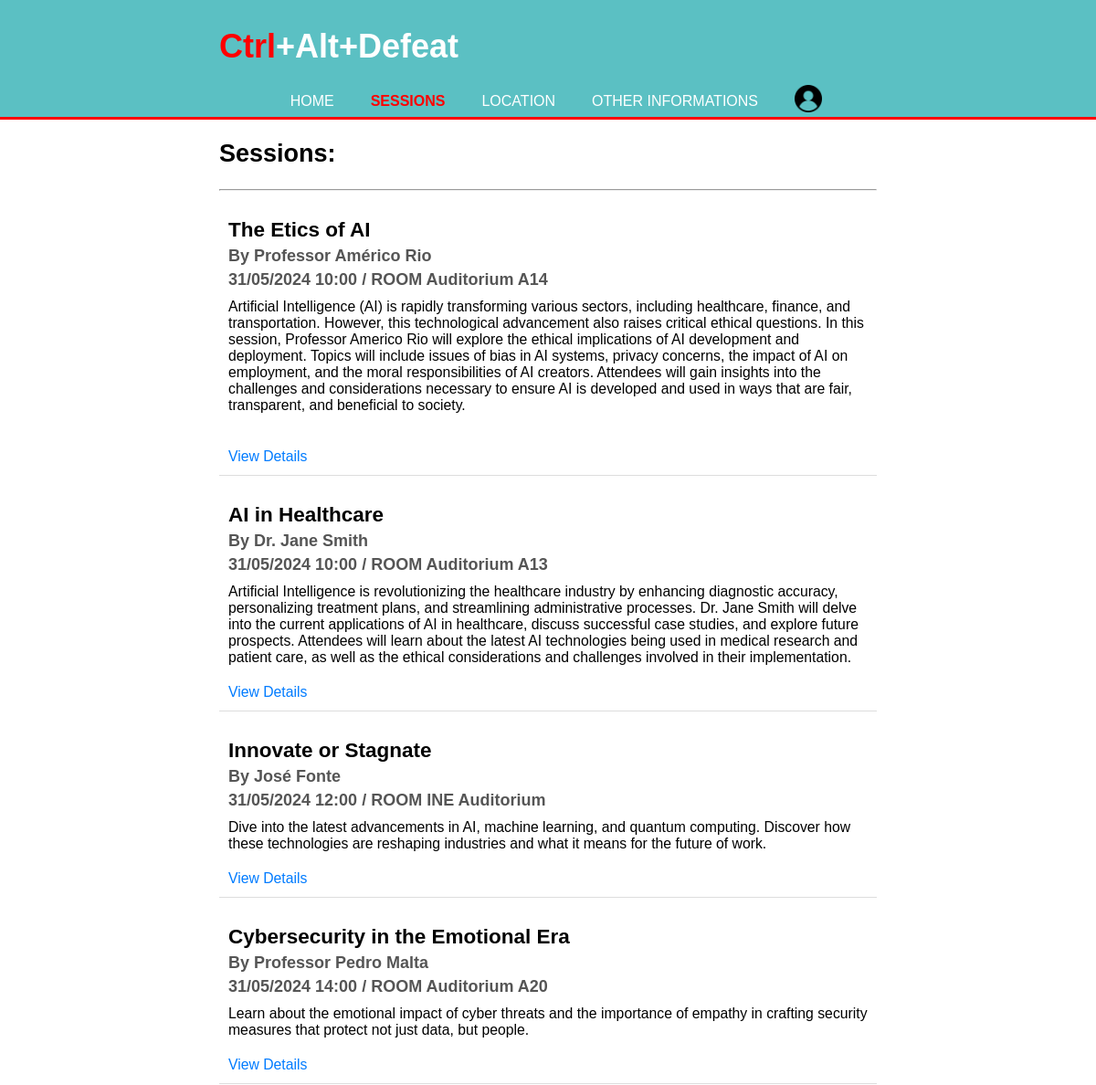
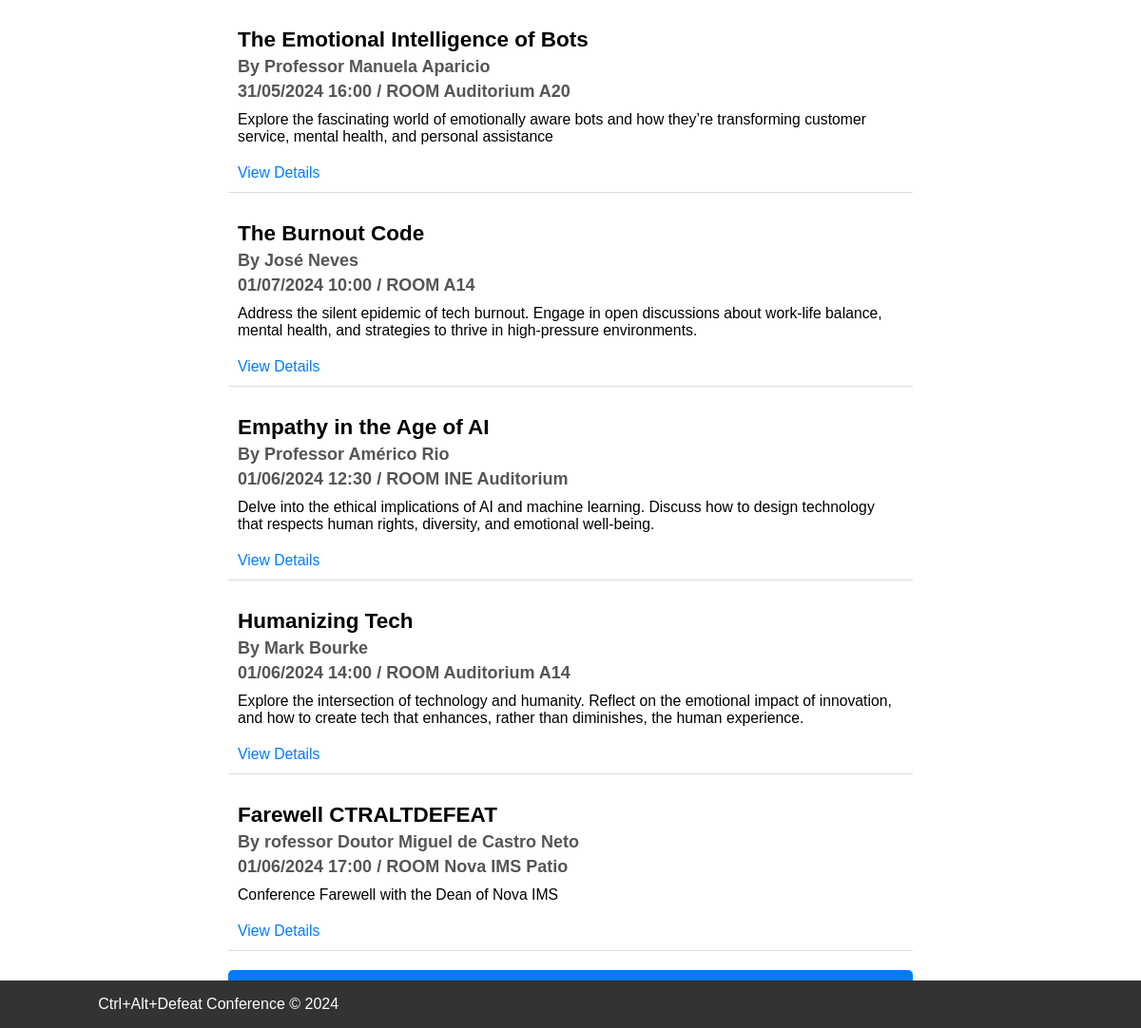
The app's page /Homepage/sessions.php (signed in) with its own data (2 pictures, top to bottom).
### tables this page shows
CREATE TABLE `sessions` (
  `id` int(11) NOT NULL,
  `session` varchar(200) NOT NULL,
  `date` datetime NOT NULL,
  `room` varchar(50) NOT NULL,
  `speaker` varchar(200) NOT NULL,
  `article` text NOT NULL
);

### Homepage/sessions.php (the view, shortened to what this page needs)
<?php
require_once '../config.php';
$sessions = [];
$stmt = $conn->prepare("SELECT id, session, date, room, speaker, article FROM sessions");
$stmt->execute();
$stmt->bind_result($id, $session, $date, $room, $speaker, $article);
while ($stmt->fetch()) {
    $sessions[] = [
        'id' => $id,
        'session' => $session,
        'date' => $date,
        'room' => $room,
        'speaker' => $speaker,
        'article' => $article,
    ];
}
?>
<!DOCTYPE html>
<html lang="en">
<head>
    <link rel="stylesheet" href="homepage.css" />
</head>
<body>
    <header>
        <div class="container">
            <div id="branding">
                <h1><span class="highlight">Ctrl</span>+Alt+Defeat</h1>
            </div>
            <nav>
                <ul>
                    <li><a href="homepage.php">Home</a></li>
                    <li class="current"><a href="sessions.php">Sessions</a></li>
                    <li><a href="location.php">Location</a></li>
                    <li><a href="otherinfo.php">Other Informations</a></li>
                    <li>
                        <a href="profile.php">
                    <li style="margin-top: -7px"><img src="./images/profile.png" alt="profile" width="30px"></li></a>
                    </li>
                </ul>
            </nav>
        </div>
    </header>
    <section id="showcase">
        <div class="container">
            <h1>Sessions:</h1>
            <hr />
            <?php foreach ($sessions as $session): ?>
                <div class="session-container">
                    <h5 class="session-header"><?php echo htmlspecialchars($session['session']); ?></h5>
                    <h6 class="session-subheader">By <?php echo htmlspecialchars($session['speaker']); ?></h6>
                    <h6 class="session-subheader"><?php echo date("d/m/Y H:i", strtotime($session['date'])); ?> / ROOM
                        <?php echo htmlspecialchars($session['room']); ?>
                    </h6>
                    <p class="session-details"><?php echo nl2br(htmlspecialchars($session['article'])); ?></p>
                    <a href="article_details.php?id=<?php echo $session['id']; ?>" class="view-details-link">View
                        Details</a>
                </div>
            <?php endforeach; ?>
            <a href="presence_form.php" class="register-presence-link">Register Presence</a>
        </div>
    </section>
    <footer>
        <p>Ctrl+Alt+Defeat Conference © 2024</p>
    </footer>
</body>
</html>

### Homepage/homepage.css (style rules this page uses)
body { font-family: "Arial", sans-serif; margin: 0; padding: 0; background-color: rgb(255, 255, 255); background-size: cover; background-repeat: no-repeat; height: 150vh; background-position: center; overflow: auto; }
.container { font-size: large; width: 60%; margin: auto; overflow: hidden; }
header { background: #5bc0c3; color: white; padding-top: 30px; min-height: 70px; border-bottom: #ff0000 3px solid; }
header a { color: #ffffff; text-decoration: none; text-transform: uppercase; font-size: 16px; }
header ul { padding: 0; list-style: none; }
header li { float: left; display: inline; padding: 0 20px 0 20px; }
header #branding { float: left; }
header #branding h1 { margin: 0; }
header nav { float: right; margin-top: 10px; }
header .highlight, header .current a { color: #ff0000; font-weight: bold; }
footer { display: flex; position: fixed; bottom: 0; width: 100%; background: #333; color: #fff; text-align: center; z-index: 100; }
footer p { margin-left: 103.25px; }

### Homepage/sessions.php (style rules this page uses)
body { height: 250vh; }
.session-container { margin: 20px 0; padding: 10px; border-bottom: 1px solid #ddd; }
.session-header { margin: 0; font-size: 1.25em; }
.session-subheader { margin: 5px 0; font-size: 1em; color: #555; }
.session-details { margin: 10px 0; font-size: 0.875em; }
.view-details-link { display: inline-block; margin-top: 10px; font-size: 0.875em; color: #007bff; text-decoration: none; transition: color 0.3s ease; }
.register-presence-link { display: block; text-align: center; margin: 20px 0; font-size: 1em; text-decoration: none; color: #ffffff; background-color: #007bff; padding: 10px 20px; border-radius: 5px; transition: background-color 0.3s ease; }

### records on screen
sessions: session "The Etics of AI", speaker "Professor Américo Rio", date "31/05/2024 10:00", room "Auditorium A14", article "Artificial Intelligence (AI) is rapidly transforming various sectors, including healthcare, finance, and transportation. However, this technological advancement also raises critical ethical questions. In this session, Professor Americo Rio will explore the ethical implications of AI development and deployment. Topics will include issues of bias in AI systems, privacy concerns, the impact of AI on employment, and the moral responsibilities of AI creators. Attendees will gain insights into the challenges and considerations necessary to ensure AI is developed and used in ways that are fair, transparent, and beneficial to society."
sessions: session "AI in Healthcare", speaker "Dr. Jane Smith", date "31/05/2024 10:00", room "Auditorium A13", article "Artificial Intelligence is revolutionizing the healthcare industry by enhancing diagnostic accuracy, personalizing treatment plans, and streamlining administrative processes. Dr. Jane Smith will delve into the current applications of AI in healthcare, discuss successful case studies, and explore future prospects. Attendees will learn about the latest AI technologies being used in medical research and patient care, as well as the ethical considerations and challenges involved in their implementation."
sessions: session "Innovate or Stagnate", speaker "José Fonte", date "31/05/2024 12:00", room "INE Auditorium", article "Dive into the latest advancements in AI, machine learning, and quantum computing. Discover how these technologies are reshaping industries and what it means for the future of work."
sessions: session "Cybersecurity in the Emotional Era", speaker "Professor Pedro Malta", date "31/05/2024 14:00", room "Auditorium A20", article "Learn about the emotional impact of cyber threats and the importance of empathy in crafting security measures that protect not just data, but people."
sessions: session "The Emotional Intelligence of Bots", speaker "Professor Manuela Aparicio", date "31/05/2024 16:00", room "Auditorium A20", article "Explore the fascinating world of emotionally aware bots and how they’re transforming customer service, mental health, and personal assistance"
sessions: session "The Burnout Code", speaker "José Neves", date "01/07/2024 10:00", room "A14", article "Address the silent epidemic of tech burnout. Engage in open discussions about work-life balance, mental health, and strategies to thrive in high-pressure environments."
sessions: session "Empathy in the Age of AI", speaker "Professor Américo Rio", date "01/06/2024 12:30", room "INE Auditorium", article "Delve into the ethical implications of AI and machine learning. Discuss how to design technology that respects human rights, diversity, and emotional well-being."
sessions: session "Humanizing Tech", speaker "Mark Bourke", date "01/06/2024 14:00", room "Auditorium A14", article "Explore the intersection of technology and humanity. Reflect on the emotional impact of innovation, and how to create tech that enhances, rather than diminishes, the human experience."
sessions: session "Farewell CTRALTDEFEAT", speaker "rofessor Doutor Miguel de Castro Neto", date "01/06/2024 17:00", room "Nova IMS Patio", article "Conference Farewell with the Dean of Nova IMS"
